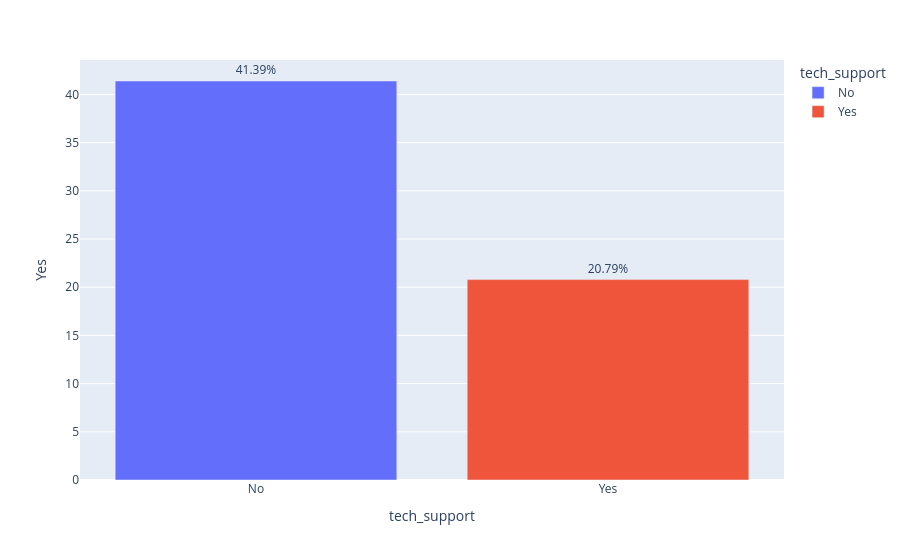

The cell this chart's notebook holds for it:
### Code cell
fig = px.bar(
    tech_support_churn,
    y='Yes',
    color=tech_support_churn.index,
    text='Yes'
)

fig.update_traces(texttemplate='%{text:.2f}%', textposition='outside')
fig.show()

### Figure 1 — Plotly figure (JSON) as saved in the notebook; plotly's stock layout.template omitted (floating-point values rounded to 4 significant figures)
{"data": [{"hovertemplate": "tech_support=%{x}<br>Yes=%{text}<extra></extra>", "legendgroup": "No", "marker": {"color": "#636efa", "pattern": {"shape": ""}}, "name": "No", "orientation": "v", "showlegend": true, "text": [41.39], "textposition": "outside", "texttemplate": "%{text:.2f}%", "type": "bar", "x": ["No"], "xaxis": "x", "y": [41.39], "yaxis": "y"}, {"hovertemplate": "tech_support=%{x}<br>Yes=%{text}<extra></extra>", "legendgroup": "Yes", "marker": {"color": "#EF553B", "pattern": {"shape": ""}}, "name": "Yes", "orientation": "v", "showlegend": true, "text": [20.79], "textposition": "outside", "texttemplate": "%{text:.2f}%", "type": "bar", "x": ["Yes"], "xaxis": "x", "y": [20.79], "yaxis": "y"}], "layout": {"barmode": "relative", "legend": {"title": {"text": "tech_support"}, "tracegroupgap": 0}, "margin": {"t": 60}, "xaxis": {"anchor": "y", "categoryarray": ["No", "Yes"], "categoryorder": "array", "domain": [0, 1], "title": {"text": "tech_support"}}, "yaxis": {"anchor": "x", "domain": [0, 1], "title": {"text": "Yes"}}}}
